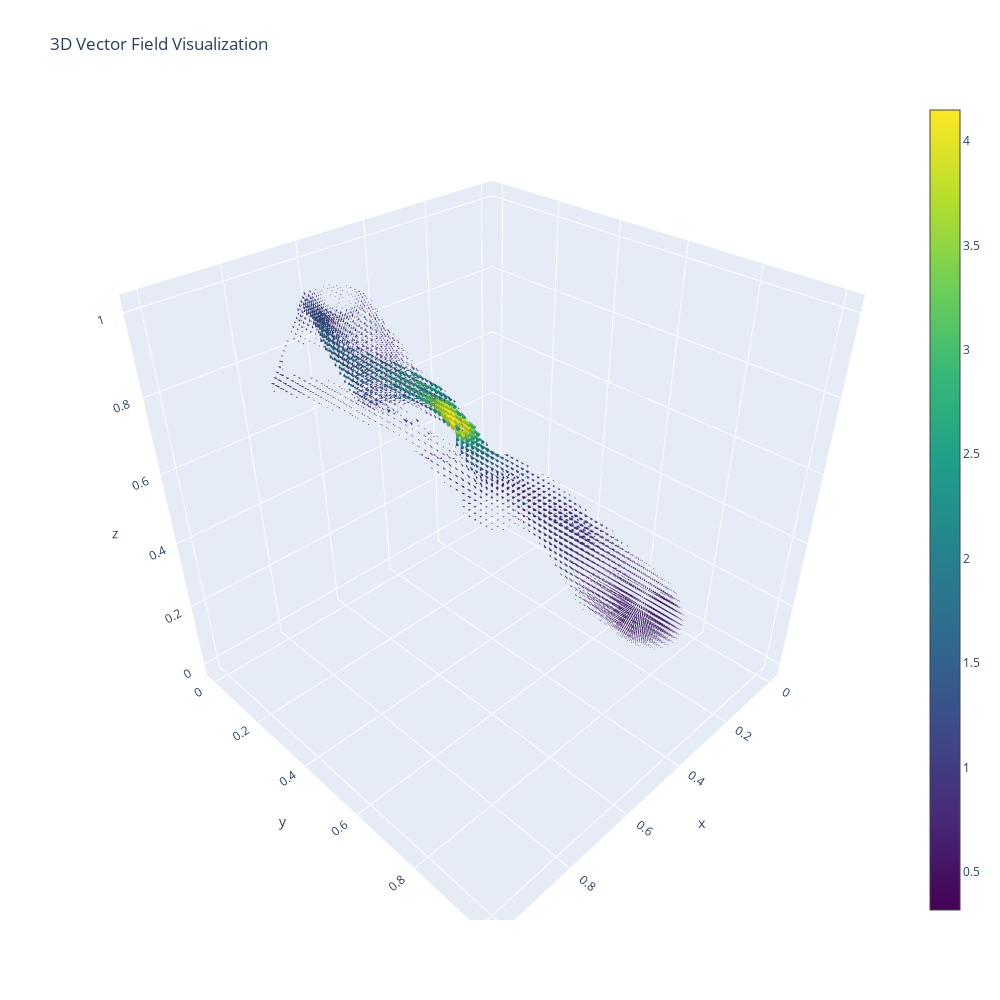

The cell this chart's notebook holds for it:
### Code cell
import plotly.graph_objects as go
import numpy as np

# Assuming interpolated_velocities is your 3D grid of velocity vectors
# Let's create a grid of points for demonstration. You should replace these with your actual grid points.
x = np.linspace(0, 1, interpolated_velocities.shape[0])
y = np.linspace(0, 1, interpolated_velocities.shape[1])
z = np.linspace(0, 1, interpolated_velocities.shape[2])
x, y, z = np.meshgrid(x, y, z)

# Flatten the arrays for plotting
x, y, z = x.flatten(), y.flatten(), z.flatten()
u, v, w = interpolated_velocities[:,:,:,0].flatten(), interpolated_velocities[:,:,:,1].flatten(), interpolated_velocities[:,:,:,2].flatten()

# Filter out zero vectors to reduce clutter, adjust the condition as needed
mask = (u**2 + v**2 + w**2) > 0.1
x, y, z, u, v, w = x[mask], y[mask], z[mask], u[mask], v[mask], w[mask]

fig = go.Figure(data=go.Cone(x=x, y=y, z=z, u=v, v=u, w=w, colorscale='Viridis', sizemode='scaled', sizeref=2))

fig.update_layout(width=1000, height=1000,
                  scene=dict(aspectmode='cube'),
                  title="3D Vector Field Visualization")

fig.show()

### Figure 1 — Plotly figure (JSON) as saved in the notebook; plotly's stock layout.template omitted (floating-point values rounded to 4 significant figures; data arrays with more than 128 entries replaced by an {"elided": "..."} marker saying what was removed)
{"data": [{"colorscale": [[0, "#440154"], [0.1111, "#482878"], [0.2222, "#3e4989"], [0.3333, "#31688e"], [0.4444, "#26828e"], [0.5556, "#1f9e89"], [0.6667, "#35b779"], [0.7778, "#6ece58"], [0.8889, "#b5de2b"], [1, "#fde725"]], "sizemode": "scaled", "sizeref": 2, "type": "cone", "u": {"elided": "6994 float values"}, "v": {"elided": "6994 float values"}, "w": {"elided": "6994 float values"}, "x": {"elided": "6994 float values"}, "y": {"elided": "6994 float values"}, "z": {"elided": "6994 float values"}}], "layout": {"height": 1000, "scene": {"aspectmode": "cube"}, "title": {"text": "3D Vector Field Visualization"}, "width": 1000}}
